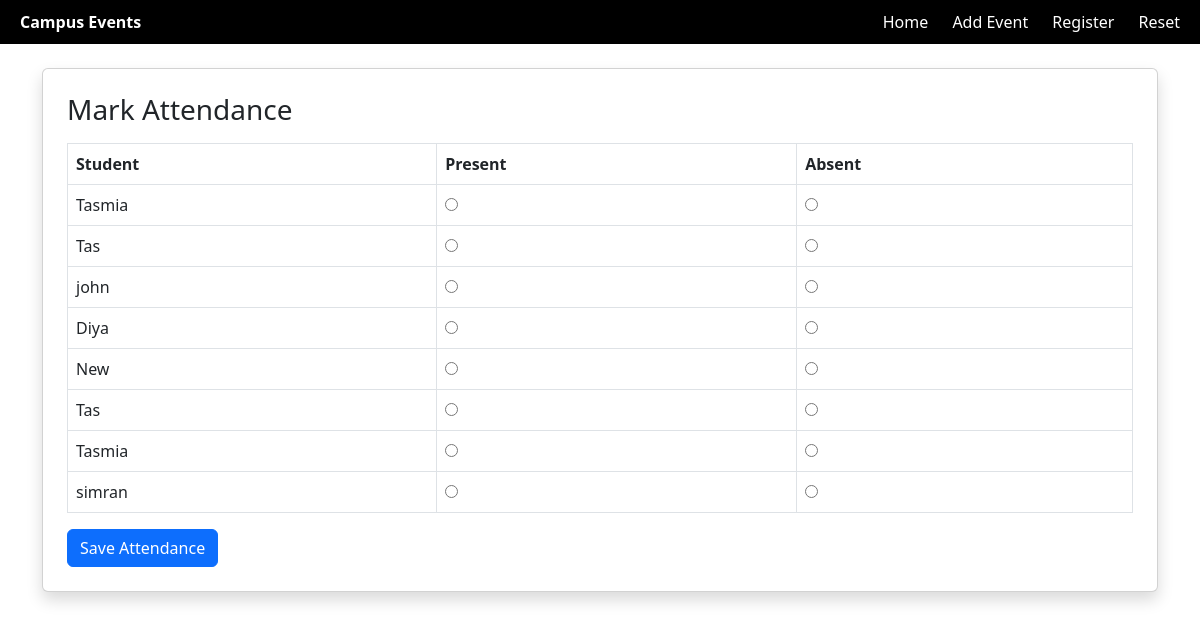
The page /attendance/1 on the database its author committed.
### tables this page shows
CREATE TABLE Students (
                        student_id INTEGER PRIMARY KEY AUTOINCREMENT,
                        name TEXT NOT NULL,
                        college_id INTEGER,
                        FOREIGN KEY (college_id) REFERENCES Colleges(college_id)
                    );

### app.py (the view, shortened to what this page needs)
@app.route("/attendance/<int:event_id>", methods=["GET", "POST"])
def attendance(event_id):
    conn = sqlite3.connect(DATABASE)
    cursor = conn.cursor()
    cursor.execute("""
        SELECT Students.student_id, Students.name
        FROM Students
        JOIN Registrations ON Students.student_id = Registrations.student_id
        WHERE Registrations.event_id = ?
    """, (event_id,))
    students = cursor.fetchall()
    conn.close()
    return render_template("attendance.html", students=students, event_id=event_id)

### templates/attendance.html (shortened to what this page needs)
{% extends "base.html" %}
{% block content %}
<div class="card shadow p-4">
  <h3 class="mb-3">Mark Attendance</h3>
  <form method="POST">
    <table class="table table-bordered">
      <thead>
        <tr>
          <th>Student</th>
          <th>Present</th>
          <th>Absent</th>
        </tr>
      </thead>
      <tbody>
        {% for student in students %}
        <tr>
          <td>{{ student[1] }}</td>
          <td><input type="radio" name="attendance_{{ student[0] }}" value="Present" required></td>
          <td><input type="radio" name="attendance_{{ student[0] }}" value="Absent"></td>
        </tr>
        {% endfor %}
      </tbody>
    </table>
    <button type="submit" class="btn btn-primary"> Save Attendance</button>
  </form>
</div>
{% endblock %}

### rows shown on the page
Students: name "Tasmia"
Students: name "Tas"
Students: name "john"
Students: name "Diya"
Students: name "New"
Students: name "Tas"
Students: name "Tasmia"
Students: name "simran"
